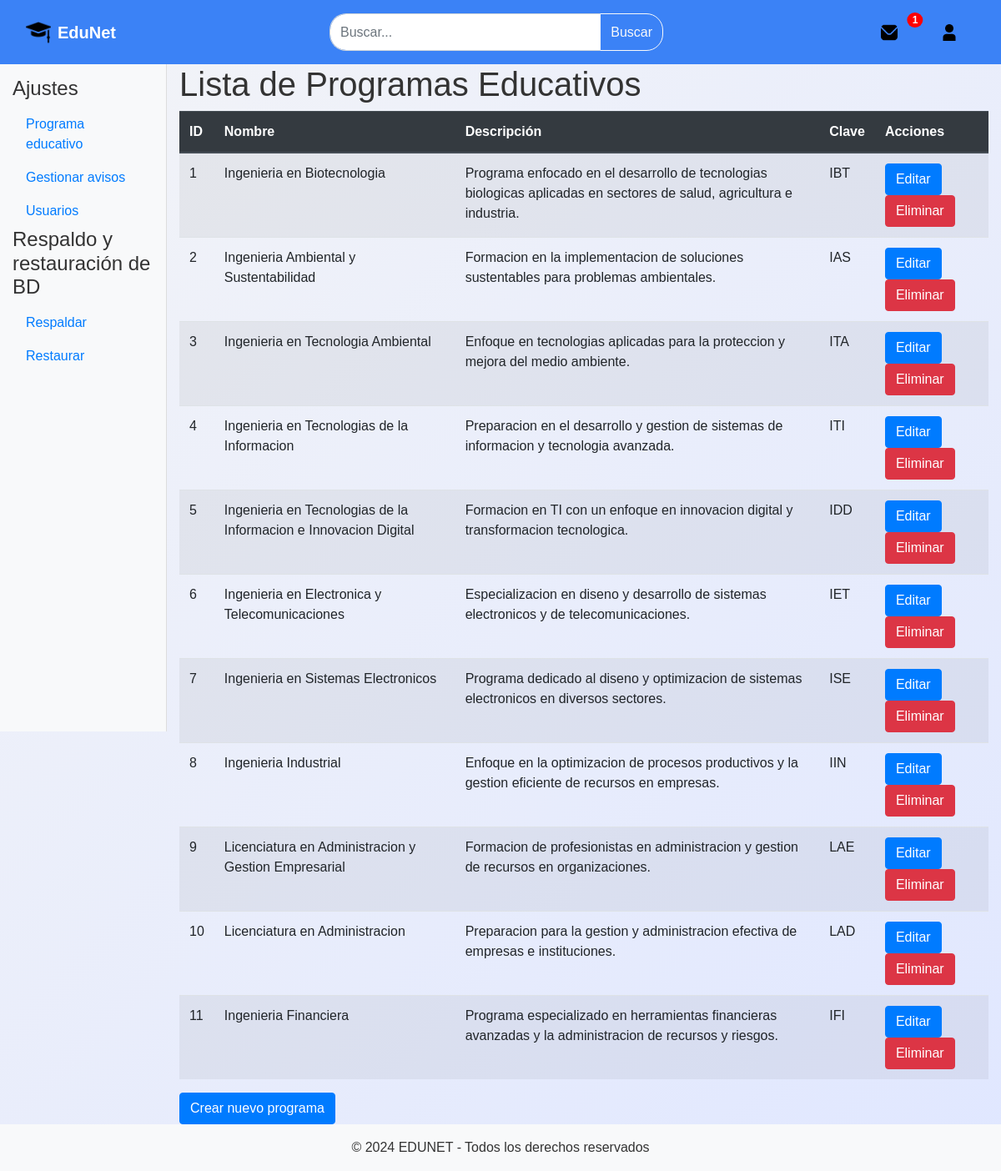
The page /Views/gestionPE.php (signed in) on the database its author committed.
### tables this page shows
CREATE TABLE programaEducativo (
    idPE INT NOT NULL AUTO_INCREMENT COMMENT 'ID unico del programa educativo',
    nombre VARCHAR(255) NOT NULL COMMENT 'Nombre del programa educativo (ej. Ingenieria en Sistemas)',
    descripcion VARCHAR(255) NOT NULL COMMENT 'Descripcion del programa educativo',
    clave VARCHAR(3) NOT NULL COMMENT 'Clave del programa (ej. ITI para Ingenieria en Tecnologias de la Informacion)',
    PRIMARY KEY (idPE)
);

### Model/conexionBD.php (called while the page is built, shortened)
<?php
function obtenerConexion() {
    $conexion = mysqli_connect("localhost", "root", "", "eduNet");
    return $conexion;
}
?>

### Controller/controlador.php (called while the page is built, shortened)
<?php
require_once __DIR__ . '/../Model/conexionBD.php';
require_once __DIR__ . '/../Model/admin.php';
require_once __DIR__ . '/../Model/alumno.php';
class Controlador {
    private $adminModel;
    private $alumnoModel;
    public function __construct() {
        $this->adminModel = new Admin();
        $this->alumnoModel = new Alumno();
    }
    public function obtenerProgramasEducativos2() {
        return $this->adminModel->obtenerProgramas();
    }
    public function obtenerAvisosA() {
        return $this->alumnoModel->obtenerAvisosA();
    }
}
?>

### Model/alumno.php (called while the page is built, shortened)
<?php
require_once '../Model/conexionBD.php';
class Alumno {
    private $db;
    public function __construct() {
        $this->db = obtenerConexion();
    }
    public function obtenerAvisosA($limite = 5) {
        $query = "SELECT titulo, descripcion FROM aviso ORDER BY fecha DESC LIMIT ?";
        $stmt = $this->db->prepare($query);
        $stmt->bind_param("i", $limite);
        $stmt->execute();
        $result = $stmt->get_result();
        $avisos = [];
        while ($row = $result->fetch_assoc()) {
            $avisos[] = $row;
        }
        return $avisos;
    }
}
?>

### Model/admin.php (called while the page is built, shortened)
<?php
require_once '../Model/conexionBD.php';
class Admin {
    private $db;
    public function __construct() {
        $this->db = obtenerConexion();
    }
    public function obtenerProgramas() {
        $sql = "SELECT * FROM programaeducativo";
        $resultado = $this->db->query($sql);
        if ($resultado) {
            return $resultado->fetch_all(MYSQLI_ASSOC);
        } else {
            return [];
        }
    }
}
?>

### Views/gestionPE.php (the view, shortened to what this page needs)
<?php
require_once __DIR__ . '/../Controller/controlador.php';
include 'header.php';
$controlador = new Controlador();
$programas = $controlador->obtenerProgramasEducativos2();
?>
<div class="container-fluid">
    <div class="row">
        <div class="col-12 col-md-2 bg-light sidebar custom-sidebar">
            <h4 class="sidebar_title">Ajustes</h4>
            <ul class="nav flex-column">
                <li class="nav-item"><a href="gestionPE.php" class="nav-link">Programa educativo</a></li>
                <li class="nav-item"><a href="gestionA.php" class="nav-link">Gestionar avisos</a></li>
                <li class="nav-item"><a href="gestionUsers.php" class="nav-link">Usuarios</a></li>
            </ul>
            <h4 class="sidebar_title">Respaldo y restauración de BD</h4>
            <ul class="nav flex-column">
                <li class="nav-item"><a href="respaldoDB.php" class="nav-link">Respaldar</a></li>
                <li class="nav-item"><a href="respaldoDB.php" class="nav-link">Restaurar</a></li>
            </ul>
        </div>
        <div class="col-12 col-md-10">
            <h1>Lista de Programas Educativos</h1>
            <div class="table-responsive">
                <table class="table table-striped">
                    <thead class="thead-dark">
                        <tr>
                            <th>ID</th>
                            <th>Nombre</th>
                            <th>Descripción</th>
                            <th>Clave</th>
                            <th>Acciones</th>
                        </tr>
                    </thead>
                    <tbody>
                        <?php if (!empty($programas)): ?>
                            <?php foreach ($programas as $programa): ?>
                                <tr>
                                    <td><?php echo htmlspecialchars($programa['idPE']); ?></td>
                                    <td><?php echo htmlspecialchars($programa['nombre']); ?></td>
                                    <td><?php echo htmlspecialchars($programa['descripcion']); ?></td>
                                    <td><?php echo htmlspecialchars($programa['clave']); ?></td>
                                    <td>
                                        <a href="editarPE.php?id=<?php echo htmlspecialchars($programa['idPE']); ?>" class="btn btn-primary">Editar</a>
                                        <a href="gestionPE.php?action=eliminar&id=<?php echo htmlspecialchars($programa['idPE']); ?>" onclick="return confirm('¿Estás seguro de que deseas eliminar este programa?');" class="btn btn-danger">Eliminar</a>
                                    </td>
                                </tr>
                            <?php endforeach; ?>
                        <?php else: ?>
                            <tr>
                                <td colspan="5">No hay programas educativos disponibles.</td>
                            </tr>
                        <?php endif; ?>
                    </tbody>
                </table>
            </div>
            <button class="btn btn-primary" data-toggle="modal" data-target="#crearProgramaModal">Crear nuevo programa</button>
        </div>
    </div>
</div>
<?php include 'footer.php'; ?>

### Views/header.php (shortened to what this page needs)
<?php
require_once __DIR__ . '/../Controller/Controlador.php';
$controlador = new Controlador();
$avisos = $controlador->obtenerAvisosA();
?>
<!DOCTYPE html>
<html lang="es">
<head>
    <link rel="stylesheet" href="https://maxcdn.bootstrapcdn.com/bootstrap/4.5.2/css/bootstrap.min.css">
    <link rel="stylesheet" href="css/styles.css">
</head>
<body>
    <nav class="navbar navbar-expand-lg navbar-light navbar-edunet">
        <div class="container-fluid">
        <a class="navbar-brand" href="<?php
    if (isset($_SESSION['tipoUsuario'])) {
        switch ($_SESSION['tipoUsuario']) {
            case 'admin':
                echo 'panelAdmin.php';
                break;
        }
    } else {
        echo 'login.php';
    }
?>">
    <img src="img/logoEDU.png" alt="Logo" class="navbar-logo">
    EduNet
</a>
            <form class="d-flex search-form">
                <input class="form-control" type="search" placeholder="Buscar..." aria-label="Buscar">
                <button class="btn btn-outline-light" type="submit">Buscar</button>
            </form>
            <div class="d-flex icons">
                <div class="dropdown position-relative">
                    <button class="icon_btn dropdown-toggle" id="notificationDropdown" data-toggle="dropdown"
                            aria-haspopup="true" aria-expanded="false" aria-label="Notificación">
                        <img src="img/sobre.png" alt="Aviso" class="icon">
                        <span class="notification-badge badge badge-danger"><?= count($avisos) ?></span>
                    </button>
                </div>
                <div class="dropdown">
                    <button class="icon_btn dropdown-toggle" id="userDropdown" data-toggle="dropdown" aria-haspopup="true" aria-expanded="false" aria-label="Usuario">
                        <img src="img/usuario.png" alt="Usuario" class="icon">
                    </button>
                </div>
            </div>
        </div>
    </nav>
</body>
</html>

### Views/footer.php (shortened to what this page needs)
    <footer class="bg-light text-center text-lg-start">
        <div class="text-center p-3">
            © 2024 EDUNET - Todos los derechos reservados
        </div>
    </footer>
</body>
</html>

### Views/css/styles.css (style rules this page uses)
body { font-family: Arial, sans-serif; background-color: #f0f2f5; margin: 0; }
.navbar-edunet { background-color: #3b82f6; padding: 1rem; color: #ffffff; }
.navbar-brand { font-weight: bold; display: flex; align-items: center; color: #ffffff !important; }
.navbar-logo { width: 30px; height: 30px; margin-right: 8px; }
.search-form { flex-grow: 1; max-width: 400px; margin: 0 auto; }
.search-form .form-control { height: 45px; font-size: 1rem; border-radius: 20px 0 0 20px; border-right: none; }
.search-form .btn { height: 45px; font-size: 1rem; border-radius: 0 20px 20px 0; }
.icon { width: 20px; height: 20px; margin-left: 6px; margin-right: 6px; }
.icons { gap: 10px; }
.icon_btn { margin: 0 10px; background: none; border: none; cursor: pointer; padding: 5px; transition: background 0.3s; display: flex; align-items: center; outline: none; }
.sidebar { padding-top: 15px; }
.custom-sidebar { width: 100px; height: 100vh; overflow-y: auto; }
.notification-badge { position: absolute; top: 0; right: 0; padding: 3px 6px; border-radius: 50%; font-size: 0.75rem; color: white; background-color: red; transform: translate(50%, -50%); }
.dropdown-toggle::after { display: none; }
body { font-family: 'Roboto', sans-serif; margin: 0; padding: 0; background: linear-gradient(135deg, #f3f4f7, #e0e7ff); color: #333; }
body { font-family: Arial, sans-serif; background-color: #f8f9fa; }
.sidebar { height: 100vh; border-right: 1px solid #ddd; }
button { border-radius: 20px; }

### rows shown on the page
programaeducativo: idPE "1", nombre "Ingenieria en Biotecnologia", descripcion "Programa enfocado en el desarrollo de tecnologias biologicas aplicadas en sectores de salud, agricultura e industria.", clave "IBT"
programaeducativo: idPE "2", nombre "Ingenieria Ambiental y Sustentabilidad", descripcion "Formacion en la implementacion de soluciones sustentables para problemas ambientales.", clave "IAS"
programaeducativo: idPE "3", nombre "Ingenieria en Tecnologia Ambiental", descripcion "Enfoque en tecnologias aplicadas para la proteccion y mejora del medio ambiente.", clave "ITA"
programaeducativo: idPE "4", nombre "Ingenieria en Tecnologias de la Informacion", descripcion "Preparacion en el desarrollo y gestion de sistemas de informacion y tecnologia avanzada.", clave "ITI"
programaeducativo: idPE "5", nombre "Ingenieria en Tecnologias de la Informacion e Innovacion Digital", descripcion "Formacion en TI con un enfoque en innovacion digital y transformacion tecnologica.", clave "IDD"
programaeducativo: idPE "6", nombre "Ingenieria en Electronica y Telecomunicaciones", descripcion "Especializacion en diseno y desarrollo de sistemas electronicos y de telecomunicaciones.", clave "IET"
programaeducativo: idPE "7", nombre "Ingenieria en Sistemas Electronicos", descripcion "Programa dedicado al diseno y optimizacion de sistemas electronicos en diversos sectores.", clave "ISE"
programaeducativo: idPE "8", nombre "Ingenieria Industrial", descripcion "Enfoque en la optimizacion de procesos productivos y la gestion eficiente de recursos en empresas.", clave "IIN"
programaeducativo: idPE "9", nombre "Licenciatura en Administracion y Gestion Empresarial", descripcion "Formacion de profesionistas en administracion y gestion de recursos en organizaciones.", clave "LAE"
programaeducativo: idPE "10", nombre "Licenciatura en Administracion", descripcion "Preparacion para la gestion y administracion efectiva de empresas e instituciones.", clave "LAD"
programaeducativo: idPE "11", nombre "Ingenieria Financiera", descripcion "Programa especializado en herramientas financieras avanzadas y la administracion de recursos y riesgos.", clave "IFI"

### other values the page prints
count($avisos) "1"
